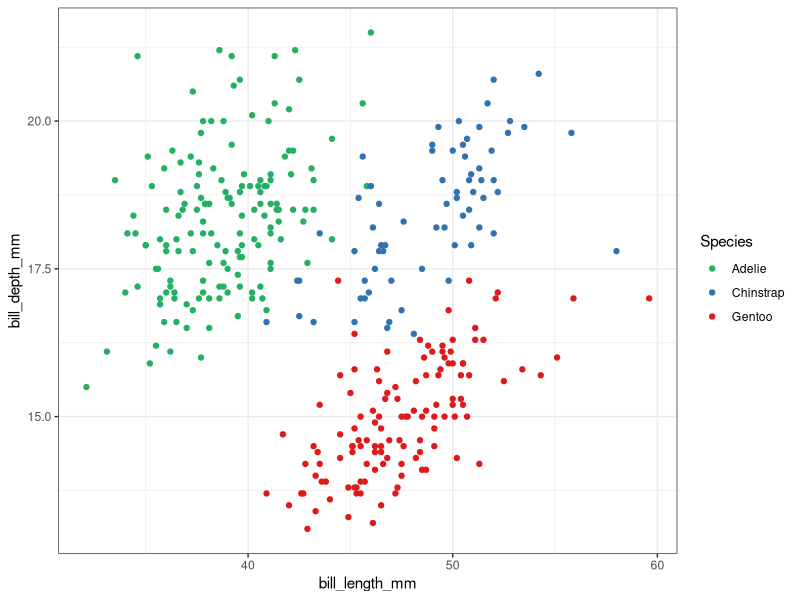

Reproduce this figure in R.
## ---- chunk 1
#| warning: false
library("ggplot2")
library("palmerpenguins")
data(penguins)
ggplot(penguins, aes(x      = bill_length_mm,
                     y      = bill_depth_mm,
                     colour = species)) +
    geom_point() +
    labs(colour = 'Species') +
    scale_colour_manual(values = c('#24B064', '#3073AF', '#E0191A')) +
    theme_bw()
## ---- chunk 2
#| tbl-cap: A table
penguins[1:20, ]
